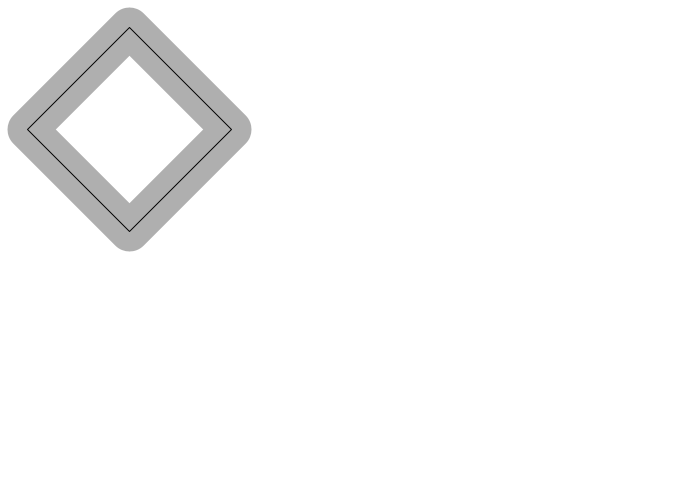
Frame 1 (no input)
Frame 60 (the mouse pressed at the canvas centre just before this capture): identical to frame 1, image omitted
Frame 120 (the mouse held since frame 60 and released just before this capture): identical to frame 1, image omitted

The Processing sketch that drew this single still picture (run headless with seeded random() and noise(); from frame 60 on, the mouse is pressed at the canvas centre):

// Processing sketch: final_proj_webtest
// ── final_proj_webtest.pde
Spider spider;
Web web;
boolean debug = true;

void setup(){
  size(700,500);
  newWeb();
  
  
}

void draw(){
  background(255);
  web.display();
  //spider.follow(web);
  //spider.update();
  //spider.display();
}

void newWeb(){
  web = new Web();
  web.addPoint(27 + 512/5 , 27);
  web.addPoint(27 + 512/2.5, 27 + 512/5);
  web.addPoint(27 + 512/5, 27 + 512/2.5);
  web.addPoint(27 , 27 + 512/5);
} 


public void keyPressed(){
  if (key ==' '){
    debug = !debug;
  }
}

// ── soider.pde
class Spider {
  PVector pos, vel, accel;
  int r;
  float maxforce, maxspeed;

  Spider(int x, int y) {
    pos = new PVector(x, y);
    vel = new PVector(0, 0);
    accel = new PVector(0, 0);
    r = 20;
    maxforce = 0.1;
    maxspeed = 4;
  }

  void update() {
    vel.add(accel);
    vel.limit(maxspeed);
    pos.add(vel);
    accel.mult(0);
  }

  void applyForce(PVector force) {
    accel.add(force);
  }

  //void applyBehaviors(Web web) {
  //  // Follow path force
  //  PVector f = follow(web);
  //  // Separate from other boids force
  //  //PVector s = separate(vehicles);
  //  // Arbitrary weighting
  //  f.mult(3);
  //  //s.mult(1);
  //  // Accumulate in acceleration
  //  applyForce(f);
  //  //applyForce(s);
  //}

  void follow(Web w) {

    // Predict pos 50 (arbitrary choice) frames ahead
    // This could be based on speed
    PVector predict = vel.get();
    predict.normalize();
    predict.mult(50);
    PVector predictpos = PVector.add(pos, predict);

    // Now we must find the normal to the path from the predicted pos
    // We look at the normal for each line segment and pick out the closest one

    PVector normal = null;
    PVector target = null;
    float worldRecord = 1000000;  // Start with a very high record distance that can easily be beaten

    // Loop through all points of the path
    for (int i = 0; i < w.points.size()-1; i++) {

      // Look at a line segment
      PVector a = w.points.get(i);
      PVector b = w.points.get(i+1);

      // Get the normal point to that line
      PVector normalPoint = getNormalPoint(predictpos, a, b);
      // This only works because we know our path goes from left to right
      // We could have a more sophisticated test to tell if the point is in the line segment or not
      if (normalPoint.x < a.x || normalPoint.x > b.x) {
        // This is something of a hacky solution, but if it's not within the line segment
        // consider the normal to just be the end of the line segment (point b)
        normalPoint = b.get();
      }

      // How far away are we from the path?
      float distance = PVector.dist(predictpos, normalPoint);
      // Did we beat the record and find the closest line segment?
      if (distance < worldRecord) {
        worldRecord = distance;
        // If so the target we want to steer towards is the normal
        normal = normalPoint;

        // Look at the direction of the line segment so we can seek a little bit ahead of the normal
        PVector dir = PVector.sub(b, a);
        dir.normalize();
        // This is an oversimplification
        // Should be based on distance to path & vel
        dir.mult(10);
        target = normalPoint.get();
        target.add(dir);
      }
    }

    // Only if the distance is greater than the path's radius do we bother to steer
    if (worldRecord > w.radius) {
      seek(target);
    }


    // Draw the debugging stuff
    if (debug) {
      // Draw predicted future pos
      stroke(0);
      fill(0);
      line(pos.x, pos.y, predictpos.x, predictpos.y);
      ellipse(predictpos.x, predictpos.y, 4, 4);

      // Draw normal pos
      stroke(0);
      fill(0);
      ellipse(normal.x, normal.y, 4, 4);
      // Draw actual target (red if steering towards it)
      line(predictpos.x, predictpos.y, normal.x, normal.y);
      if (worldRecord > w.radius) fill(255, 0, 0);
      noStroke();
      ellipse(target.x, target.y, 8, 8);
    }
  }


  PVector getNormalPoint(PVector p, PVector a, PVector b) {
    // Vector from a to p
    PVector ap = PVector.sub(p, a);
    // Vector from a to b
    PVector ab = PVector.sub(b, a);
    ab.normalize(); // Normalize the line
    // Project vector "diff" onto line by using the dot product
    ab.mult(ap.dot(ab));
    PVector normalPoint = PVector.add(a, ab);
    return normalPoint;
  }

  PVector seek(PVector target) {
    PVector desired = PVector.sub(target, pos);
    desired.setMag(maxspeed);
    PVector steer = PVector.sub(desired, vel);
    steer.limit(maxforce);
    return steer;
  }

  void display() {
    fill(200);
    stroke(0);
    ellipse(pos.x, pos.y, r, r);
    strokeWeight(3);
    line(pos.x, pos.y, pos.x+20, pos.y+20);
    line(pos.x, pos.y, pos.x-20, pos.y+20);
    line(pos.x, pos.y, pos.x+20, pos.y-20);
    line(pos.x, pos.y, pos.x-20, pos.y-20);
    line(pos.x, pos.y, pos.x, pos.y+20);
    line(pos.x, pos.y, pos.x+20, pos.y);
    line(pos.x, pos.y, pos.x-20, pos.y);
    line(pos.x, pos.y, pos.x, pos.y-20);
  }
}

// ── web.pde
class Web {
  int radius;
  ArrayList<PVector> points;

  Web() {
    radius = 20;
    points = new ArrayList<PVector>();
  }

  //boolean contains(Fly f) {
  //  if (f.pos.x > 27  && f.pos.x < 512/2.5 && f.pos.y > 27 && f.pos.y < 512/2.5) {
  //    return true;
  //  } else {
  //    return false;
  //  }
  //}

  //PVector friction(Fly fly) {
  //  float c = .5;
  //  PVector friction = fly.vel.copy();
  //  friction.mult(-1);
  //  friction.normalize();
  //  friction.mult(c);
  //  return friction;
  //}

  void addPoint(float x, float y) {
    PVector point = new PVector(x, y);
    points.add(point);
  }

  void display() {
    strokeJoin(ROUND);
    stroke(175);
    strokeWeight(radius*2);
    noFill();
    beginShape();
    for (PVector v : points) {
      vertex(v.x, v.y);
    }
    endShape(CLOSE);
    stroke(0);
    strokeWeight(1);
    noFill();
    beginShape();
    for (PVector v : points) {
      vertex(v.x, v.y);
    }
    endShape(CLOSE);
  }
}
